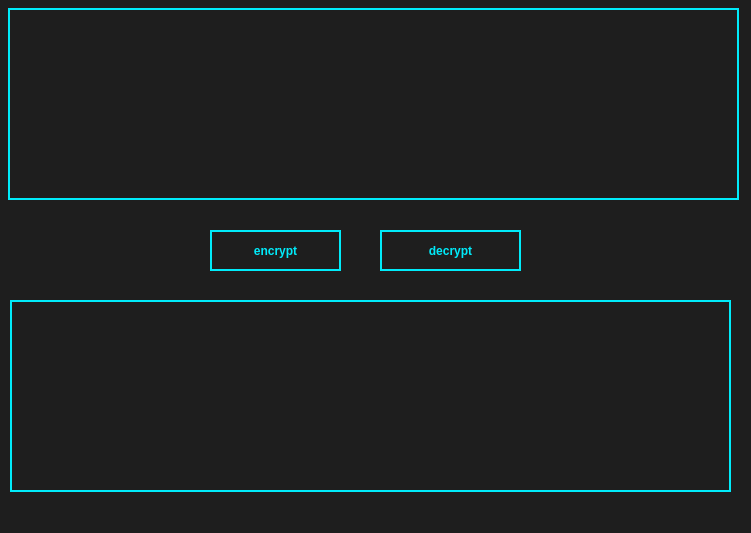
<?xml version="1.0" encoding="UTF-8"?>
<ui version="4.0">
 <class>ncrypter</class>
 <widget class="QMainWindow" name="ncrypter">
  <property name="geometry">
   <rect>
    <x>0</x>
    <y>0</y>
    <width>751</width>
    <height>533</height>
   </rect>
  </property>
  <property name="windowTitle">
   <string>ncrypter</string>
  </property>
  <property name="autoFillBackground">
   <bool>false</bool>
  </property>
  <property name="styleSheet">
   <string notr="true">background:#1e1e1e;</string>
  </property>
  <widget class="QWidget" name="centralwidget">
   <widget class="QPlainTextEdit" name="input">
    <property name="geometry">
     <rect>
      <x>8</x>
      <y>8</y>
      <width>731</width>
      <height>192</height>
     </rect>
    </property>
    <property name="styleSheet">
     <string notr="true">margin:0px;
padding: 2px;
color:rgb(0, 235, 250);
border:2px solid  rgb(0, 235, 250);
background:#1e1e1e;
 button-layout: 1 ;</string>
    </property>
    <property name="plainText">
     <string/>
    </property>
   </widget>
   <widget class="QPlainTextEdit" name="output">
    <property name="geometry">
     <rect>
      <x>10</x>
      <y>300</y>
      <width>721</width>
      <height>192</height>
     </rect>
    </property>
    <property name="autoFillBackground">
     <bool>true</bool>
    </property>
    <property name="styleSheet">
     <string notr="true">margin:0px;
padding: 2px;
color:rgb(0, 235, 250);
border:2px solid  rgb(0, 235, 250);
background:#1e1e1e;
 button-layout: 1 ;</string>
    </property>
    <property name="textInteractionFlags">
     <set>Qt::TextSelectableByKeyboard|Qt::TextSelectableByMouse</set>
    </property>
   </widget>
   <widget class="QPushButton" name="encrypt">
    <property name="geometry">
     <rect>
      <x>210</x>
      <y>230</y>
      <width>131</width>
      <height>41</height>
     </rect>
    </property>
    <property name="font">
     <font>
      <weight>75</weight>
      <bold>true</bold>
     </font>
    </property>
    <property name="styleSheet">
     <string notr="true">margin:0px;
padding: 2px;
color:rgb(0, 235, 250);
border:2px solid  rgb(0, 235, 250);
background:#1e1e1e;
 button-layout: 1 ;</string>
    </property>
    <property name="text">
     <string>encrypt</string>
    </property>
   </widget>
   <widget class="QPushButton" name="decrypt">
    <property name="geometry">
     <rect>
      <x>380</x>
      <y>230</y>
      <width>141</width>
      <height>41</height>
     </rect>
    </property>
    <property name="sizePolicy">
     <sizepolicy hsizetype="Preferred" vsizetype="Preferred">
      <horstretch>0</horstretch>
      <verstretch>0</verstretch>
     </sizepolicy>
    </property>
    <property name="font">
     <font>
      <weight>75</weight>
      <bold>true</bold>
     </font>
    </property>
    <property name="acceptDrops">
     <bool>false</bool>
    </property>
    <property name="autoFillBackground">
     <bool>false</bool>
    </property>
    <property name="styleSheet">
     <string notr="true">margin:0px;
padding: 2px;
color:rgb(0, 235, 250);
border:2px solid  rgb(0, 235, 250);
background:#1e1e1e;
 button-layout: 1 ;</string>
    </property>
    <property name="text">
     <string>decrypt</string>
    </property>
    <property name="flat">
     <bool>false</bool>
    </property>
   </widget>
  </widget>
  <widget class="QMenuBar" name="menubar">
   <property name="geometry">
    <rect>
     <x>0</x>
     <y>0</y>
     <width>751</width>
     <height>19</height>
    </rect>
   </property>
  </widget>
  <widget class="QStatusBar" name="statusbar"/>
 </widget>
 <resources/>
 <connections/>
</ui>
